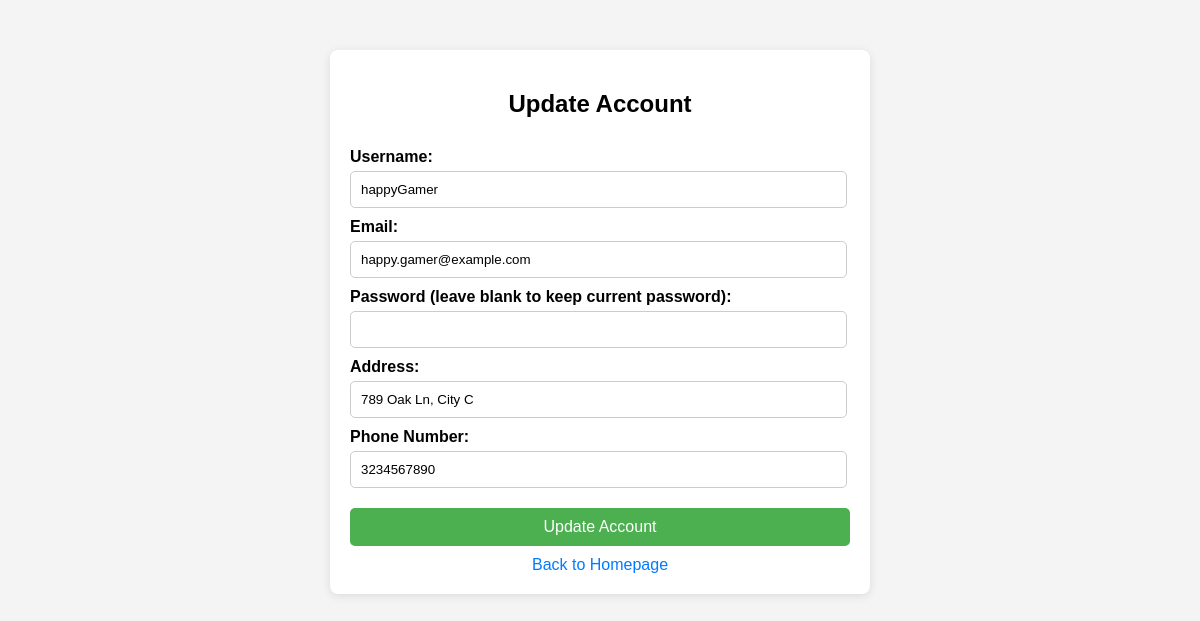
The app's page /update_account.php (signed in) with its own data.
### tables this page shows
CREATE TABLE IF NOT EXISTS `customer` (
  `user_id` int NOT NULL AUTO_INCREMENT,
  `username` varchar(255) NOT NULL,
  `email` varchar(255) NOT NULL,
  `password` varchar(255) NOT NULL,
  `address` text,
  `phone_number` varchar(20) DEFAULT NULL,
  `created_at` datetime DEFAULT CURRENT_TIMESTAMP,
  `role` varchar(20) DEFAULT 'user',
  PRIMARY KEY (`user_id`)
);

### update_account.php (the view, shortened to what this page needs)
<?php
$hn = 'localhost:3306';
$db = 'suburban_outfitters';
$un = 'root';
$pw = '';
$conn = new mysqli($hn, $un, $pw, $db);
$conn->set_charset("utf8mb4");
$userId = $_SESSION['user_id'];
$customerQuery = "SELECT username, email, address, phone_number FROM customer WHERE user_id = ?";
$stmt = $conn->prepare($customerQuery);
$stmt->bind_param("i", $userId);
$stmt->execute();
$result = $stmt->get_result();
$currentUser = $result->fetch_assoc();
?>
<!DOCTYPE html>
<html lang="en">
<head>
</head>
<body>
    <div class="container">
        <h2>Update Account</h2>
        <form action="update_account.php" method="post">
            <label for="username">Username:</label>
            <input type="text" id="username" name="username" value="<?= htmlspecialchars($currentUser['username']) ?>" required>
            <label for="email">Email:</label>
            <input type="email" id="email" name="email" value="<?= htmlspecialchars($currentUser['email']) ?>" required>
            <label for="password">Password (leave blank to keep current password):</label>
            <input type="password" id="password" name="password">
            <label for="address">Address:</label>
            <input type="text" id="address" name="address" value="<?= htmlspecialchars($currentUser['address']) ?>" required>
            <label for="phone_number">Phone Number:</label>
            <input type="tel" id="phone_number" name="phone_number" value="<?= htmlspecialchars($currentUser['phone_number']) ?>" required>
            <button type="submit">Update Account</button>
        </form>
        <a href="homepage.php" class="back-link">Back to Homepage</a>
    </div>
</body>
</html>

### update_account.php (style rules this page uses)
body { font-family: Arial, sans-serif; margin: 0; padding: 0; background-color: #f4f4f4; }
.container { width: 500px; margin: 50px auto; background-color: white; padding: 20px; border-radius: 8px; box-shadow: 0 2px 10px rgba(0, 0, 0, 0.1); }
h2 { text-align: center; margin-bottom: 20px; }
form { display: flex; flex-direction: column; }
label { margin-top: 10px; font-weight: bold; }
input { width: 95%; padding: 10px; margin-top: 5px; border: 1px solid #ccc; border-radius: 5px; }
button { margin-top: 20px; padding: 10px; font-size: 16px; color: white; background-color: #4CAF50; border: none; border-radius: 5px; cursor: pointer; }
.back-link { text-align: center; display: block; margin-top: 10px; text-decoration: none; color: #007bff; }

### records on screen
customer: username "happyGamer", email "happy.gamer@example.com", address "789 Oak Ln, City C", phone_number "3234567890"
